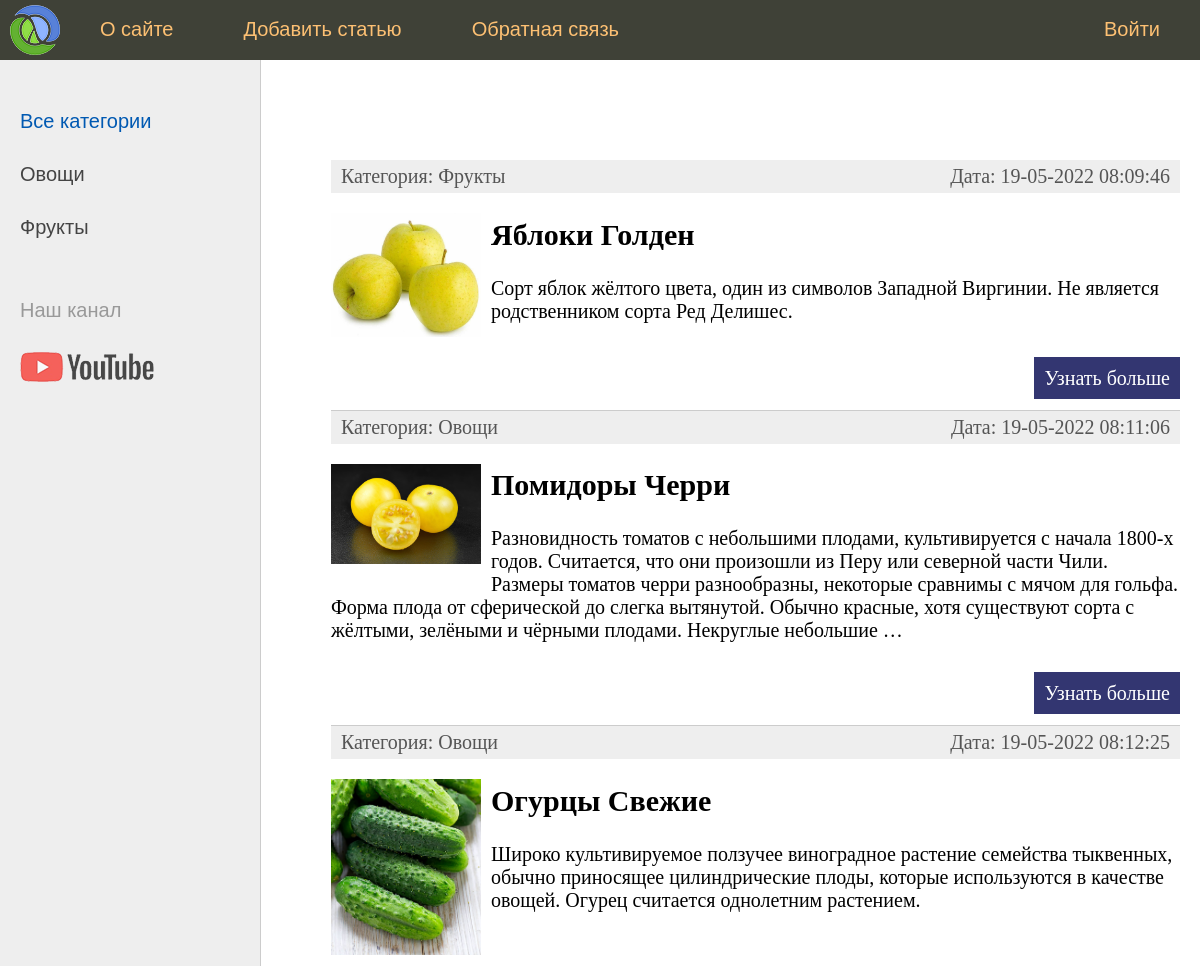
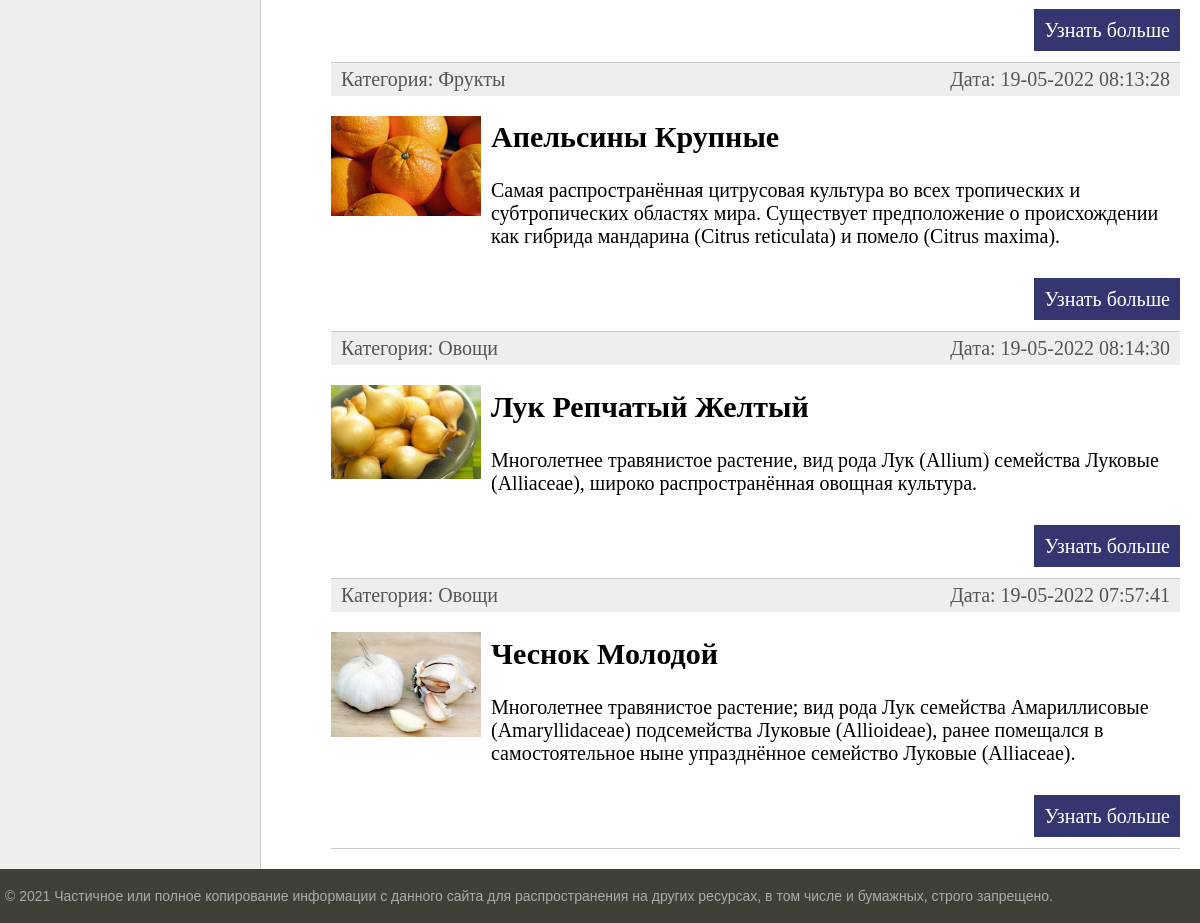
The page / on the database its author committed (2 pictures, top to bottom).
### HG9/models.py (models this page shows, shortened)
class Category(models.Model):
    name = models.CharField(max_length=100, db_index=True, verbose_name="Категория")
    def __str__(self):
        return self.name
    def get_absolute_url(self):
        return reverse('category', kwargs={'cat_id': self.pk})
    class Meta:
        verbose_name = 'Категория'
        verbose_name_plural = 'Категории'
        ordering = ['id']

class Product(models.Model):
    title = models.CharField(max_length=255, verbose_name="Заголовок")
    content = models.TextField(blank=True, verbose_name="Текст статьи")
    photo = models.ImageField(upload_to="photos/%Y/%m/%d/", verbose_name="Фото")
    price = models.IntegerField(default=0, verbose_name="Цена")
    time_create = models.DateTimeField(auto_now_add=True, verbose_name="Время создания")
    time_update = models.DateTimeField(auto_now=True, verbose_name="Время изменения")
    is_published = models.BooleanField(default=True, verbose_name="Публикация")
    cat = models.ForeignKey('Category', on_delete=models.PROTECT, null=True, verbose_name="Категория")
    def get_absolute_url(self):
        return reverse('post', kwargs={'post_id': self.pk})
    class Meta:
        verbose_name = 'Товары'
        verbose_name_plural = 'Товары'
        ordering = ['time_create', 'title']

### HG9/views.py (the view)
# urls.py: path('', index, name='home'),
def index(request):
    posts = Product.objects.all()
    context = {
        'posts': posts,
        'menu': menu,
        'title': 'Главная страница',
        'cat_selected': 0,
    }
    return render(request, 'HG9/index.html', context=context)

### HG9/templatetags/HG9_tags.py (called while the page is built)
@register.inclusion_tag('HG9/list_categories.html')
def show_categories(sort=None, cat_selected=0):
    if not sort:
        cats = Category.objects.all()
    else:
        cats = Category.objects.order_by(sort)
    return {"cats":cats, "cat_selected": cat_selected}

### HG9/templates/HG9/index.html (shortened to what this page needs)
{% extends 'HG9/base.html' %}
{% block content %}
<ul class="list-articles">
	{% for p in posts %}
			<li><div class="article-panel">
	<p class="first">Категория: {{p.cat}}</p>
	<p class="last">Дата: {{p.time_update|date:"d-m-Y H:i:s"}}</p>
</div>
{%if p.photo %}
	<p><img class="img-article-left thumb" src="{{p.photo.url}}"></p>
{% endif %}
				<h2>{{p.title}}</h2>
	{% autoescape on %}
	{{p.content|linebreaks|truncatewords:50}}
	{% endautoescape %}
			<p class="link-read-post"><a href="{{ p.get_absolute_url }}">Узнать больше</a></p>
			</li>
	{% endfor %}
</ul>
{% endblock %}

### HG9/templates/HG9/base.html (shortened to what this page needs)
{% load static %}
{% load HG9_tags %}
<!DOCTYPE html>
<html>
<head>
	<link type="text/css" href="{% static 'HG9/css/styles.css' %}" rel="stylesheet" />
</head>
<body>
<table class="table-page" border=0 cellpadding="0" cellspacing="0">
<tr><td valign=top>
{% block mainmenu %}
		<div class="header">
			<ul id="mainmenu" class="mainmenu">
			<li class="logo"><a href="{% url 'home' %}"><div class="logo"></div></a></li>
{% for m in menu %}
	{% if not forloop.last %}
			<li><a href="{% url m.url_name %}">{{m.title}}</a></li>
	{% else %}
			<li class="last"><a href="{% url m.url_name %}">{{m.title}}</a></li>
	{% endif %}
{% endfor %}
			</ul>
		</div>
{% endblock mainmenu %}
<table class="table-content" border=0 cellpadding="0" cellspacing="0">
<tr>
	<td valign="top" class="left-chapters">
	<ul id="leftchapters">
{% if cat_selected == 0 %}
		<li class="selected">Все категории</li>
{% else %}
		<li><a href="{% url 'home' %}">Все категории</a></li>
{% endif %}
{% show_categories 'name' cat_selected %}
		<li class="share">
		<p>Наш канал</p>
		<a class="share-yt" href="https://www.youtube.com/channel/UCB6X1K-LKS1VRGBKaigGR2Q" target="_blank" rel="nofollow"></a>
		</li>
	</ul>
</td>
<td valign="top" class="content">
	<div class="content-text">
{% block content %}
{% endblock %}
	</div>
</td></tr></table>
</td></tr>
<tr><td valign=top>
	<div id="footer">
		<p>&copy; 2021 Частичное или полное копирование информации с данного сайта для распространения на других ресурсах, в том числе и бумажных, строго запрещено.</p>
	</div>
</td></tr></table>
</body>
</html>

### HG9/templates/HG9/list_categories.html
{% for c in cats %}
	{% if c.pk == cat_selected %}
		<li class="selected">{{c.name}}</li>
	{% else %}
		<li><a href="{{ c.get_absolute_url }}">{{c.name}}</a></li>
	{% endif %}
{% endfor %}

### HG9/static/HG9/css/styles.css (style rules this page uses)
html, body { font-family: 'Arial'; margin: 0; padding: 0; height: 100%; width: 100%; color: #444; }
a { color: #0059b2; text-decoration: none; }
img { max-width: 600px; height: auto; }
img.img-article-left { max-width: 300px; height: auto; float: left; padding: 0 10px 10px 0; }
img.img-article-left.thumb { max-width: 150px; height: auto; }
p.link-read-post { text-align: right; }
p.link-read-post a { padding: 10px; min-width: 100px; background: #333671; color: #fff; text-decoration: none; }
div.article-panel { background: #eee; padding: 5px 10px 5px 10px; box-sizing: border-box; overflow: hidden; color: #555; }
div.article-panel p.first { margin: 0; float: left; }
div.article-panel p.last { margin: 0; float: right; }
ul.list-articles { list-style: none; margin: 0; padding: 0; }
ul.list-articles li { border-bottom: 1px solid #ccc; }
.table-page { width: 100%; height: 100%; vertical-align: top; }
.table-page tr { height: 100%; }
.header { background: #3F4137; height: 60px; }
.logo { background: url('../images/logo.png') no-repeat 10px 5px; width: 70px; height: 60px; }
ul.mainmenu { list-style: none; margin: 0; padding: 0; height: 60px; color: #fdc073; font-size: 20px; overflow: hidden; }
ul.mainmenu li { float: left; margin: 18px 40px 0 30px; }
ul.mainmenu li.logo { margin: 0; }
ul.mainmenu li.last { float: right; }
ul.mainmenu li a { color: #fdc073; text-decoration: none; }
.table-content { width: 100%; min-height: 100%; height: 100%; }
.left-chapters { margin: 0; background: #eee; border-right: 1px solid #ccc; min-height: 100%; }
.left-chapters ul { width: 230px; min-height: 100%; margin: 0; padding: 20px 10px 10px 20px; list-style: none; font-size: 20px; }
.left-chapters ul li { margin: 30px 0 0 0; color: #999; }
.left-chapters ul li.selected { color: #0059b2; }
.left-chapters ul li a { color: #444; text-decoration: none; }
.left-chapters ul li.share { margin: 60px 0 0 0; }
.left-chapters ul li.share p { margin: 30px 0 30px 0; }
.left-chapters ul li.share a { display: inline-block; width: 40px; height: 40px; margin: 0 20px 0 0; }
.left-chapters ul li.share a.share-yt { width: 100%; height: 30px; background: url('../images/share_yt.png') no-repeat 0 0 }
.content { padding: 40px 20px 20px 40px; width: 100%; box-sizing: border-box; }
.content-text { margin: 60px 0 0 30px; color: #000; font-size: 20px; font-family: Yandex Sans Display Light; }
#footer { box-sizing: border-box; background: #3F4137; padding: 5px; color: #aaa; font-size: 14px; font-family: Verdana, Geneva, Arial, Helvetica; text-align: left; overflow: hidden; }

### rows shown on the page
Category: name "Овощи"
Category: name "Фрукты"
Product: cat "Фрукты", time_update "19-05-2022 08:09:46", photo (picture), title "Яблоки Голден", content "Cорт яблок жёлтого цвета, один из символов Западной Виргинии. Не является родственником сорта Ред Делишес."
Product: cat "Овощи", time_update "19-05-2022 08:11:06", photo (picture), title "Помидоры Черри", content "Разновидность томатов с небольшими плодами, культивируется с начала 1800-х годов. Считается, что они произошли из Перу или северной части Чили. Размеры томатов черри разнообразны, некоторые сравнимы с мячом для гольфа. Форма плода от сферической до слегка вытянутой. Обычно красные, хотя существуют сорта с жёлтыми, зелёными и чёрными плодами. Некруглые небольшие …"
Product: cat "Овощи", time_update "19-05-2022 08:12:25", photo (picture), title "Огурцы Свежие", content "Широко культивируемое ползучее виноградное растение семейства тыквенных, обычно приносящее цилиндрические плоды, которые используются в качестве овощей. Огурец считается однолетним растением."
Product: cat "Фрукты", time_update "19-05-2022 08:13:28", photo (picture), title "Апельсины Крупные", content "Самая распространённая цитрусовая культура во всех тропических и субтропических областях мира. Существует предположение о происхождении как гибрида мандарина (Citrus reticulata) и помело (Citrus maxima)."
Product: cat "Овощи", time_update "19-05-2022 08:14:30", photo (picture), title "Лук Репчатый Желтый", content "Многолетнее травянистое растение, вид рода Лук (Allium) семейства Луковые (Alliaceae), широко распространённая овощная культура."
Product: cat "Овощи", time_update "19-05-2022 07:57:41", photo (picture), title "Чеснок Молодой", content "Многолетнее травянистое растение; вид рода Лук семейства Амариллисовые (Amaryllidaceae) подсемейства Луковые (Allioideae), ранее помещался в самостоятельное ныне упразднённое семейство Луковые (Alliaceae)."

### other values the page prints
{{ m.title }} "О сайте" "Добавить статью" "Обратная связь"
{{ m.title }} "Войти"
